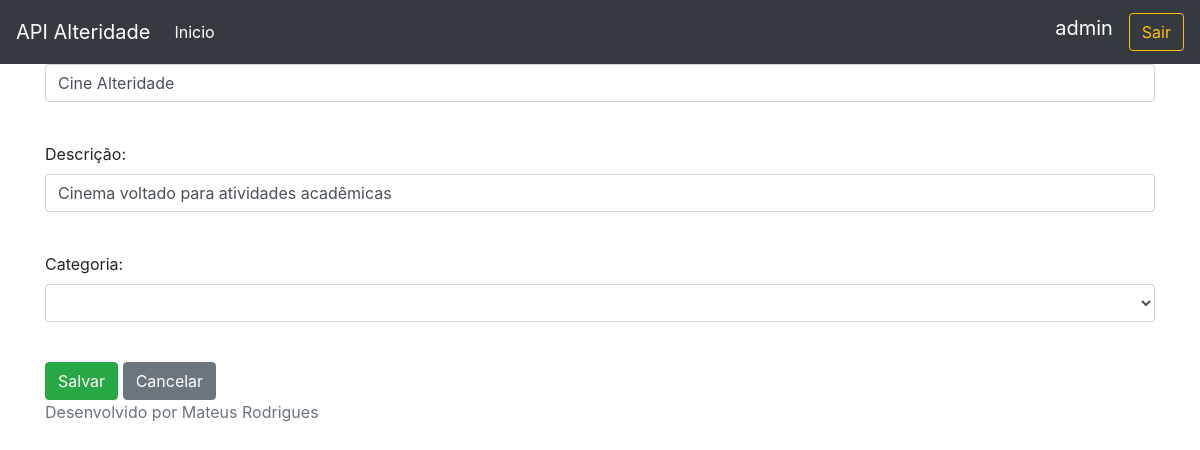
The app's page /servico/editar/2/ (signed in) with its own data.
### alteridade/models.py (models this page shows, shortened)
class Servico(models.Model):
    nome = models.CharField(max_length=120)
    descricao = models.CharField(max_length=120)
    categoria = models.ForeignKey(Categoria, on_delete=models.PROTECT, related_name='servico')

### alteridade/views.py (the view)
# urls.py: path('servico/editar/<int:id>/',editarServico,name='editar_servico'),
@login_required
def editarServico(request,id):
    servico= Servico.objects.get(pk=id)
    categoria= Categoria.objects.all()
    return render(request,'adicionarServico.html',context={'servico':servico,'categoria':categoria})

### alteridade/templates/adicionarServico.html (shortened to what this page needs)
{% extends 'base.html' %}
{% block conteudo %}
<mat-card>
    <mat-card-header><h5 class="text-center">Dados do Serviço</h5></mat-card-header>
</mat-card>
<form action="/servico/salvar" method="post">
    <div class='form-group'>
        <label>Nome:</label>
        <input  class ='form-control' id = 'nome' name='nome' type="text" value='{{servico.nome}}' required></input>
    </div>
    <br/>
    <div class='form-group'>
        <label>Descrição:</label>
        <input  class ='form-control' id = 'descricao' name='descricao' type="text" value='{{servico.descricao}}' required></input>
    </div>
    <br/>
    <div class='form-group'>
        <label>Categoria:</label>
        <select class= 'form-control' id = 'nome_categoria' name='nome_categoria' value='{{categoria.id}}'>
            <option value=""></option>
            {% for c in categoria %}
			    <option value="{{c.id}}"> {{c.nome}}</option>
			{% endfor %}
        </select>
    </div>
    <br/>
    <button type="submit" class="btn btn-success" role="button">Salvar</button>
    <a href="/servico" class="btn btn-secondary"> Cancelar</a>
</form>
{% endblock %}

### alteridade/templates/base.html (shortened to what this page needs)
<!doctype html>
<html lang="en">
  <head>
    <link rel="stylesheet" href="https://maxcdn.bootstrapcdn.com/bootstrap/4.0.0/css/bootstrap.min.css">
    <link rel="stylesheet" href="https://getbootstrap.com/docs/4.0/examples/sticky-footer-navbar/sticky-footer-navbar.css" />
  </head>
  <body>
    <header>
      <nav class="navbar navbar-expand-md navbar-dark fixed-top bg-dark">
        <a class="navbar-brand" href="#">
          API Alteridade
        </a>
        <div class="collapse navbar-collapse" id="navbarCollapse">
          <ul class="navbar-nav mr-auto">
            <li class="nav-item">
              <a class="nav-link" href="/index"><font color='#fff'>Inicio</font></a>
            </li>
            </ul>
            <label class="navbar-brand">{{request.user}}</label>
	          <a class="btn btn-outline-warning my-2 my-sm-0" href="/">Sair</a>
        </div>
      </nav>
    </header>
    <main role="main" class="container">
        {% block conteudo %}
        {% endblock %}
    </main>
    <footer class="footer">
      <div class="container">
        <span class="text-muted">Desenvolvido por Mateus Rodrigues</span>
      </div>
    </footer>
  </body>
</html>

### records on screen
Servico: nome "Cine Alteridade", descricao "Cinema voltado para atividades acadêmicas"

### other values on screen
{{ request.user }} "admin"
